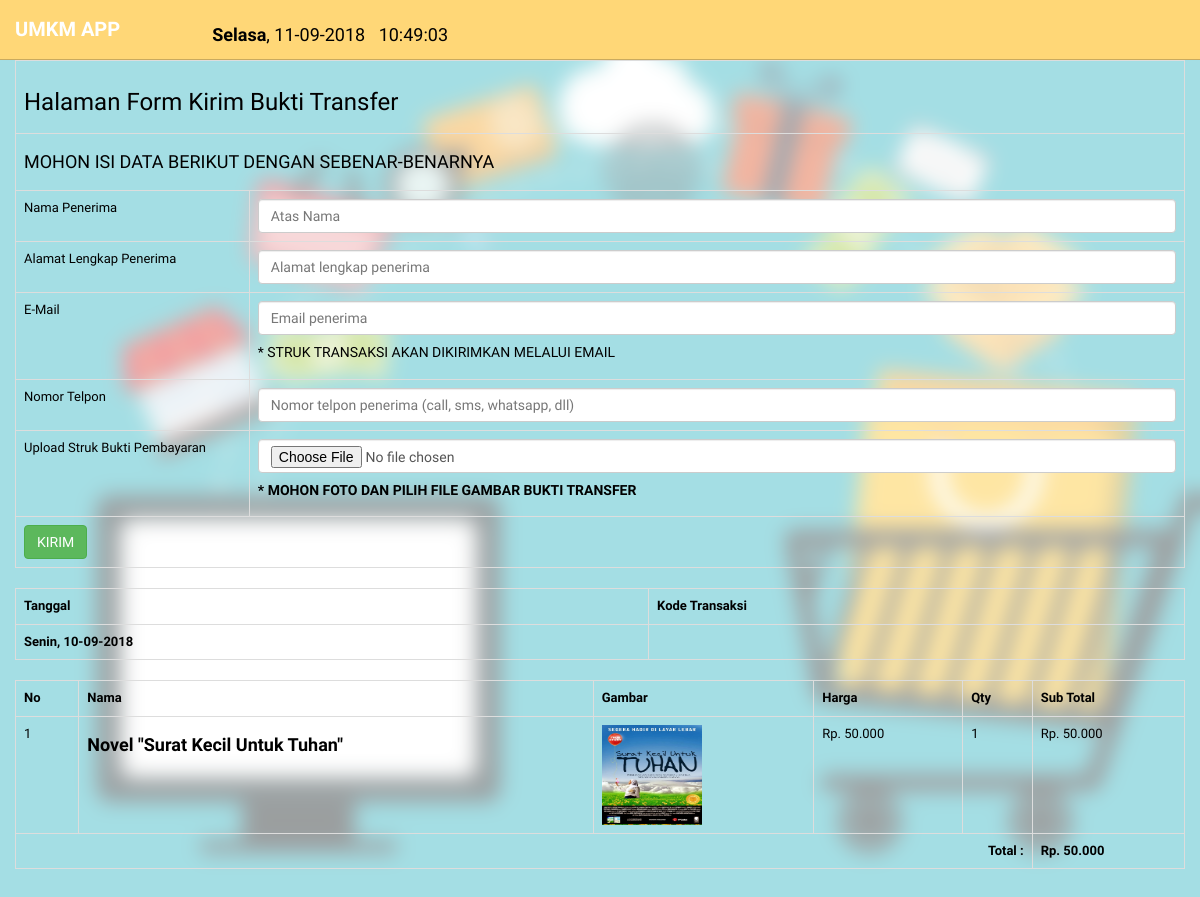
Page /index.php/shop/submit_transfer_proof on the committed database.
### tables this page shows
CREATE TABLE `carts` (
  `id` int(11) NOT NULL AUTO_INCREMENT,
  `status` enum('0','1','2','3') DEFAULT NULL COMMENT '0 = Unsubmitted, 1 = Submitted Order, 2 = Submitted Transfer Proof, 3 = Confirmed by Admin',
  `transaction_code` text,
  `file_name` text,
  `name` text,
  `address` text,
  `email` text,
  `phone` varchar(150) DEFAULT NULL,
  `description` text,
  `created_at` timestamp NOT NULL DEFAULT CURRENT_TIMESTAMP,
  `updated_at` timestamp NOT NULL DEFAULT CURRENT_TIMESTAMP,
  PRIMARY KEY (`id`)
);

CREATE TABLE `carts_details` (
  `id` int(11) NOT NULL AUTO_INCREMENT,
  `cart_id` int(11) NOT NULL,
  `product_id` int(11) NOT NULL,
  `qty` int(11) DEFAULT NULL,
  `description` text,
  `is_cancelled` enum('0','1') NOT NULL DEFAULT '0',
  `is_discount` tinyint(1) DEFAULT NULL,
  `created_at` timestamp NOT NULL DEFAULT CURRENT_TIMESTAMP ON UPDATE CURRENT_TIMESTAMP,
  `updated_at` timestamp NOT NULL DEFAULT '0000-00-00 00:00:00',
  PRIMARY KEY (`id`)
);

CREATE TABLE `products` (
  `id` int(11) NOT NULL AUTO_INCREMENT,
  `name` varchar(100) NOT NULL,
  `file_name` text,
  `qty` int(11) DEFAULT NULL,
  `company_id` int(11) NOT NULL,
  `price` bigint(11) NOT NULL,
  `created_at` timestamp NOT NULL DEFAULT CURRENT_TIMESTAMP,
  `updated_at` timestamp NOT NULL DEFAULT CURRENT_TIMESTAMP,
  PRIMARY KEY (`id`)
);

### application/libraries/Template.php (called while the page is built)
<?php if ( ! defined('BASEPATH')) exit('No direct script access allowed');
class Template {
		var $template_data = array();
		function set($name, $value)
		{
			$this->template_data[$name] = $value;
		}
		function load($template = '', $view = '' , $view_data = array(), $return = FALSE)
		{
			$this->CI =& get_instance();
			$this->set('contents', $this->CI->load->view($view, $view_data, TRUE));
			return $this->CI->load->view($template, $this->template_data, $return);
		}
}

### application/controllers/Shop.php (called while the page is built, shortened)
<?php
class Shop extends CI_Controller
{
    public function __construct()
    {
        $this->load->model('Company_model', 'company');
        $this->load->model('Product_model', 'product');
        $this->load->model('Cart_detail_model', 'cart_detail');
        $this->load->model('Cart_model', 'cart');
    }
    public function submit_transfer_proof()
    {
        if (isset($_POST['submit'])) {
            $config['upload_path']          = './uploads/';
            $config['allowed_types']        = 'gif|jpg|png|jpeg';
            $this->load->library('upload', $config);
            $this->upload->do_upload('file_name');
            $data = $this->upload->data();
            $cart_id = $this->session->userdata('cart_id');
            $data = [
                'status' => '2',
                'file_name' => $data['file_name'],
                'name' => $this->input->post('name'),
                'address' => $this->input->post('address'),
                'email' => $this->input->post('email'),
                'phone' => $this->input->post('phone')
            ];
            $this->db->where('id', $cart_id);
            $this->db->update('carts', $data);
            $data = '';
            $cart_detail = $this->db->get_where('carts_details', ['cart_id'=>$cart_id])->result();
            foreach ($cart_detail as $c) {
                $product_id = $c->product_id;
                $qty = $c->qty;
                $query = "UPDATE products SET qty = qty - $qty WHERE id = $product_id";
                $this->db->query($query);
            }
            $this->session->set_flashdata('message', '<h3>BARANG AKAN SEGERA DIKIRIMKAN OLEH PIHAK UMKM TERKAIT</h3>');
            $this->session->set_flashdata('above_message', '<h3>BUKTI UNTUK TRANSAKSI DENGAN KODE: ['.$this->session->userdata('transaction_code').'] TELAH BERHASIL DIKIRIMKAN!!</h3><br><h3>TERIMA KASIH TELAH BERBELANJA MENGGUNAKAN UMKM APP');
            $config = Array(
                'protocol' => 'smtp',
                'smtp_host' => 'ssl://smtp.gmail.com',
                'smtp_port' => '465',
                'smtp_user' => 'arezkyameliap@gmail.com',
                'smtp_pass' => 'poldamku'
            );
            $this->load->library('email', $config);
            $this->email->set_newline("\r\n");
            $this->email->from('arezkyameliap@gmail.com', 'UMKM APP');
            $this->email->to($this->input->post('email'));
            $this->email->subject('NOTIFIKASI UMKMAPP');
            $this->email->message("BARANG AKAN SEGERA DIKIRIMKAN OLEH PIHAK UMKM TERKAIT\r\nBUKTI UNTUK TRANSAKSI DENGAN KODE: ".$this->session->userdata('transaction_code')." TELAH BERHASIL DIKIRIMKAN!!\rTERIMA KASIH TELAH BERBELANJA MENGGUNAKAN UMKM APP");
            $this->email->send();
            redirect('shop');
        } else {
            $transaction_code = $this->session->userdata('transaction_code');
            $data['record'] = $this->db->get_where('carts', ['transaction_code' => $transaction_code])->row_array();
            $cart_id = $data['record']['id'];
            $this->session->set_userdata('cart_id', $cart_id);
            $data['record_detail'] = $this->cart_detail->get_with_product($cart_id)->result();
            $this->template->load('templates/shop_template', 'shop/submit_transfer_proof', $data);
        }
    }
}

### index.php (called while the page is built, shortened)
<?php
require_once BASEPATH.'core/CodeIgniter.php';

### application/models/Cart_detail_model.php (called while the page is built, shortened)
<?php
class Cart_detail_model extends CI_Model
{
    public function get_with_product($cart_id)
    {
        $this->db->select('*, crd.id AS detail_id, crd.qty AS qty');
        $this->db->from('carts_details AS crd');
        $this->db->join('products AS prd', 'prd.id = crd.product_id', 'right');
        $this->db->where('cart_id', $cart_id);
        $this->db->where('is_cancelled != "1"');
        return $this->db->get();
    }
}

### application/views/shop/submit_transfer_proof.php (the view, shortened to what this page needs)
<?php
    function rupiah($angka){
        $hasil_rupiah = "Rp. " . number_format($angka,0,',','.');
        return $hasil_rupiah;
    }
    function angka($angka){
        $hasil_rupiah = number_format($angka,0,',','.');
        return $hasil_rupiah;
    }
?>
<?php
function hari_ini($hari){
    switch($hari){
        case 'Mon':
            $hari_ini = "Senin";
        break;
    }
    return "<b>" . $hari_ini . "</b>";
}
?>
<?php echo form_open_multipart('shop/submit_transfer_proof'); ?>
<table class="table table-bordered">
  <tr>
    <td colspan="2"><h3>Halaman Form Kirim Bukti Transfer</h3></td>
  </tr>
  <tr>
    <td colspan="2"><h4>MOHON ISI DATA BERIKUT DENGAN SEBENAR-BENARNYA</h4></td>
  </tr>
  <tr>
    <td width="20%">Nama Penerima</td>
    <td><input type="text" name="name" class="form-control" placeholder="Atas Nama" required></td>
  </tr>
  <tr>
    <td>Alamat Lengkap Penerima</td>
    <td><input type="text" name="address" class="form-control" placeholder="Alamat lengkap penerima" required></td>
  </tr>
  <tr>
    <td>E-Mail</td>
    <td>
        <input type="email" name="email" class="form-control" placeholder="Email penerima" required>
        <h5>* STRUK TRANSAKSI AKAN DIKIRIMKAN MELALUI EMAIL</h5>
    </td>
  </tr>
  <tr>
    <td>Nomor Telpon</td>
    <td><input type="number" name="phone" class="form-control" placeholder="Nomor telpon penerima (call, sms, whatsapp, dll)" required></td>
  </tr>
  <tr>
    <td>Upload Struk Bukti Pembayaran</td>
    <td><input type="file" name="file_name" class="form-control" required><h5><b>* MOHON FOTO DAN PILIH FILE GAMBAR BUKTI TRANSFER</b></h5></td>
  </tr>
  <tr>
    <td colspan="2"><input type="submit" name="submit" class="btn btn-success" value="KIRIM"></td>
  </tr>
</table>
<?php echo form_close(); ?>
<table class="table table-bordered">
  <tr>
    <td><b>Tanggal</b></td>
    <td><b>Kode Transaksi</b></td>
  </tr>
  <tr>
    <td><?php echo hari_ini(date_format(date_create($record['created_at']), 'D')) . '<b>, '.date_format(date_create($record['created_at']), 'd-m-Y').'</b>' ?></td>
    <td>
    </td>
  </tr>
</table>
<table class="table table-bordered">
  <tr>
    <th>No</th>
    <th>Nama</th>
    <th>Gambar</th>
    <th>Harga</th>
    <th>Qty</th>
    <th>Sub Total</th>
  </tr>
  <?php
  $no = 1;
  $total = 0;
  foreach ($record_detail as $r) {
      echo "
      <tr>
        <td>$no</td>
        <td><h4><b>$r->name</b></h4></td>
        <td><img src=".base_url()."uploads/".$r->file_name." width='100' height='100'></td>
        <td>".rupiah($r->price)."</td>
        <td>".angka($r->qty)."</td>
        <td>".rupiah($r->price * $r->qty)."</td>
      </tr>
      ";
      $no++;
      $total = $total + ($r->price * $r->qty);
  }
  ?>
  <tr>
    <td colspan="5" align="right"><b>Total :</b></td>
    <td><b><?php echo rupiah($total); ?></b></td>
  </tr>
</table>

### assets/css/shop-style.css (style rules this page uses)
body { color: #000000; background: #f2f2f2; font-family: 'Ruda', sans-serif; padding: 0px !important; margin: 0px !important; font-size:13px; }
a, a:hover, a:focus { text-decoration: none; outline: none; }
a.logo { font-size: 20px; color: #ffffff; float: left; margin-top: 15px; text-transform: uppercase; }
a.logo b { font-weight: 900; }

### rows in the picture
carts: created_at "10-09-2018"
carts_details: product.name "Novel \"Surat Kecil Untuk Tuhan\"", product.file_name (picture), product.price "Rp. 50.000", qty "1", rupiah($r->price * $r->qty) "Rp. 50.000"

### other values in the picture
anchor('shop', '<b>UMKM APP</b>', ['class' => 'logo']) "UMKM APP"
$hari_ini "Selasa"
$hari_ini "Senin"
rupiah($total) "Rp. 50.000"
